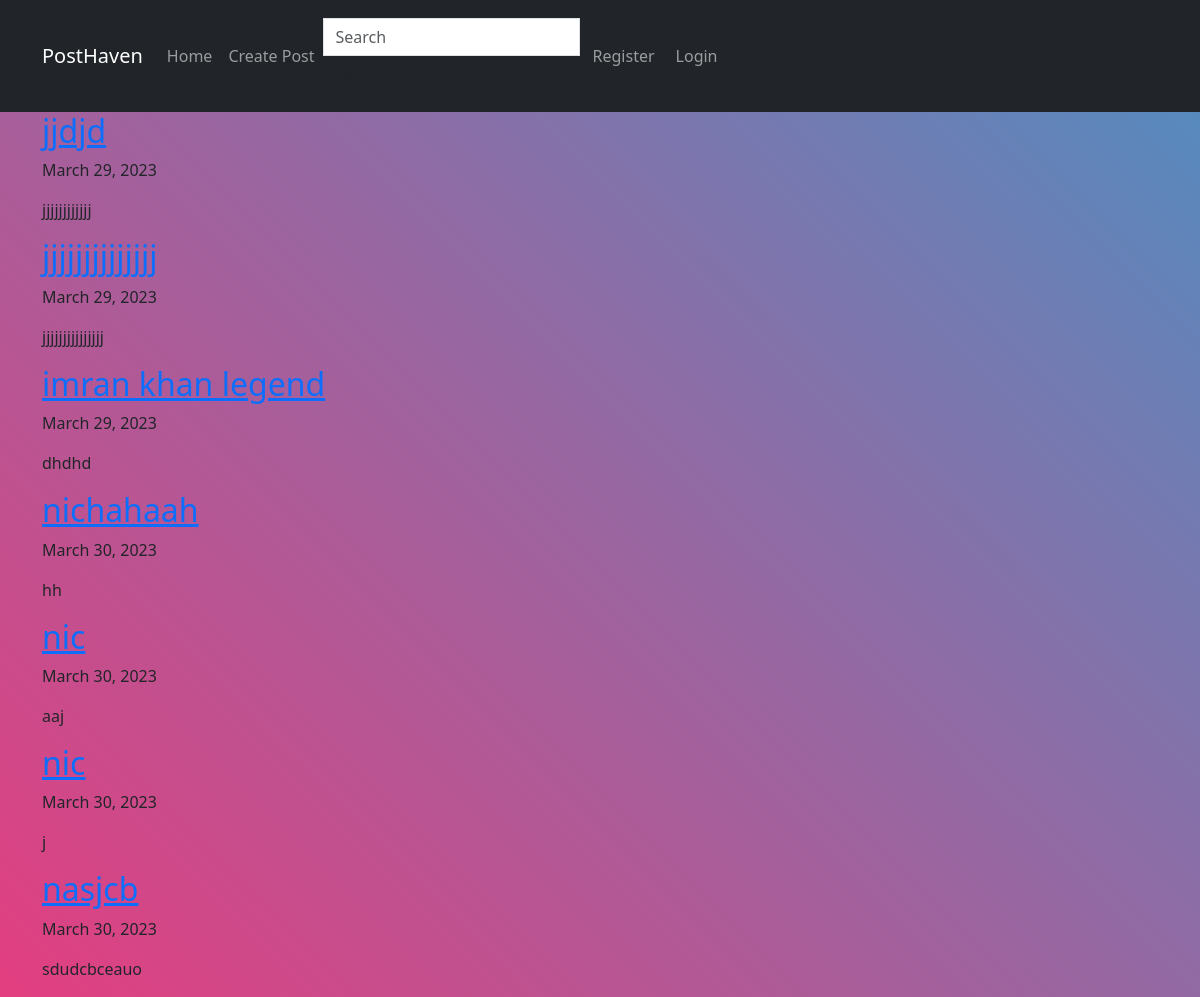
/search/, run on an earlier commit of the app's database.
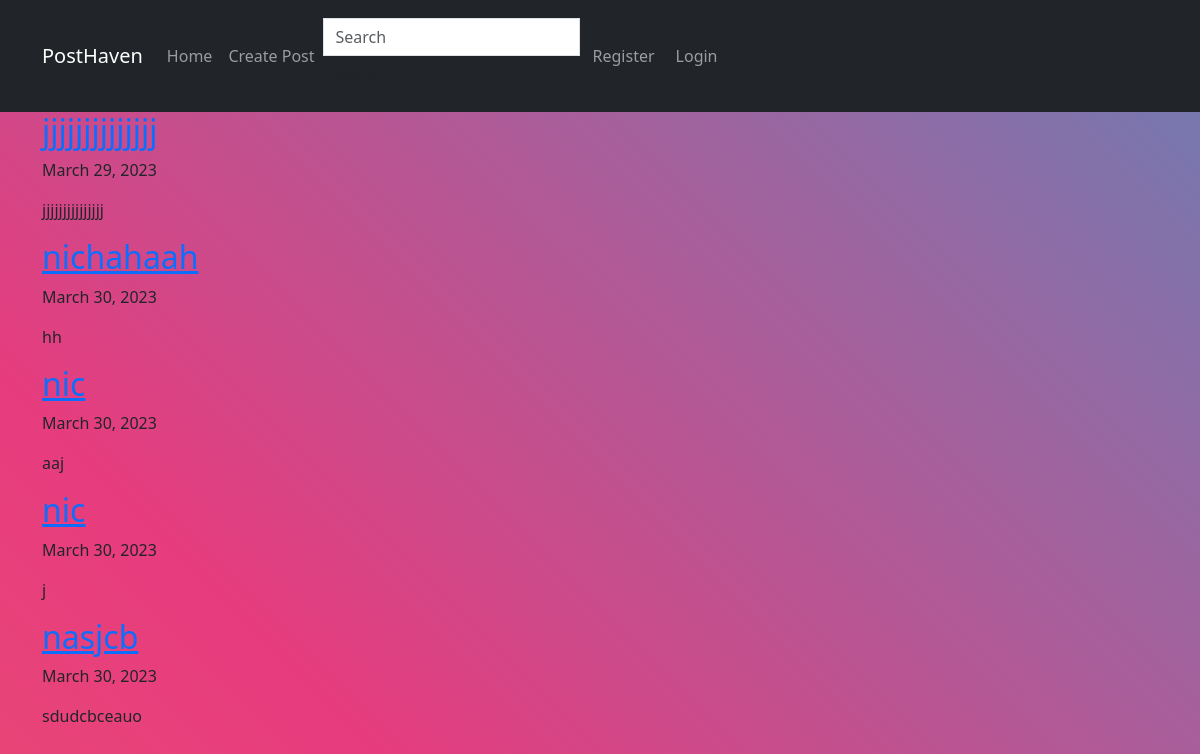
And on a later commit of the database.
### myapp/models.py (models this page shows, shortened)
class Post(models.Model):
    title = models.CharField(max_length=200)
    content = models.TextField()
    image = models.ImageField(upload_to='post_images/', null=True, blank=True)
    date_posted = models.DateTimeField(default=timezone.now)
    author = models.ForeignKey(User, on_delete=models.CASCADE)

### myapp/views.py (the view)
# urls.py: path('search/', search_posts, name='search_posts'),
def search_posts(request):
    query = request.GET.get('q')
    if query:
        posts = Post.objects.filter(Q(title__icontains=query))
    else:
        posts = Post.objects.all()
    context = {'posts': posts}
    return render(request, 'myapp/post_list.html', context)

### myapp/templates/myapp/post_list.html
{% extends 'myapp/base.html' %}
{% block content %}
  {% for post in posts %}
    <div class="post">
      <h2><a href="{% url 'myapp:post_detail' pk=post.pk %}">{{ post.title }}</a></h2>
      <p class="date">{{ post.date_posted|date }}</p>
      <p>{{ post.content }}</p>
    </div>
  {% empty %}
    <p>No posts yet.</p>
  {% endfor %}
{% endblock %}

What changed in the data, as far as the page shows it:
removed Post: title "jjdjd", date_posted "March 29, 2023", content "jjjjjjjjjjjj"
removed Post: title "imran khan legend", date_posted "March 29, 2023", content "dhdhd"
